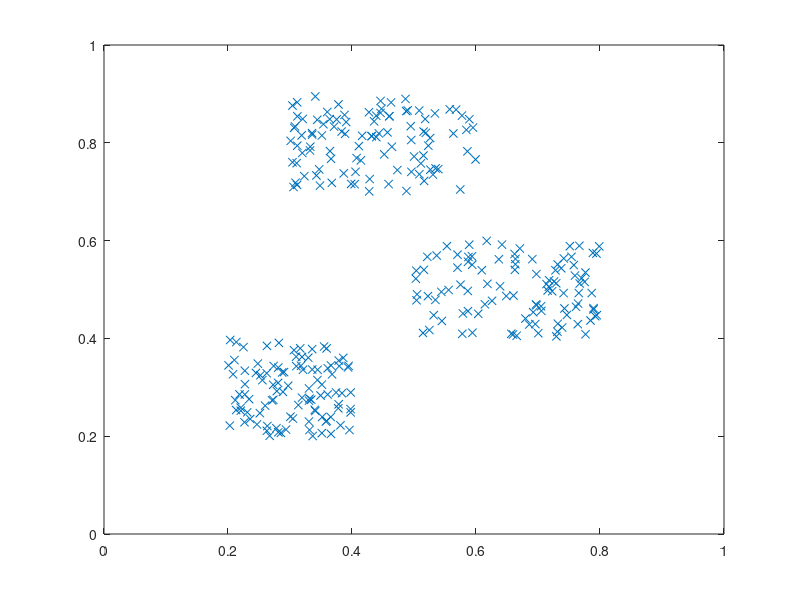

Here is the MATLAB script that generated this plot:

r = .2 + (.4-.2).*rand(100,1);
r2 = .2 + (.4-.2).*rand(100,1);

b = .3 + (.6-.3).*rand(100,1);
b2 = .7 + (.9-.7).*rand(100,1);

c = .5 + (.8-.5).*rand(100,1);
c2 = .4 + (.6-.4).*rand(100,1);

points = [r r2; b b2; c c2];

plot(points(:,1), points(:,2), 'x')
hold on
set(gca,'XLim',[0 1])
hold on
set(gca,'YLim',[0 1])

save dataTest1 points
